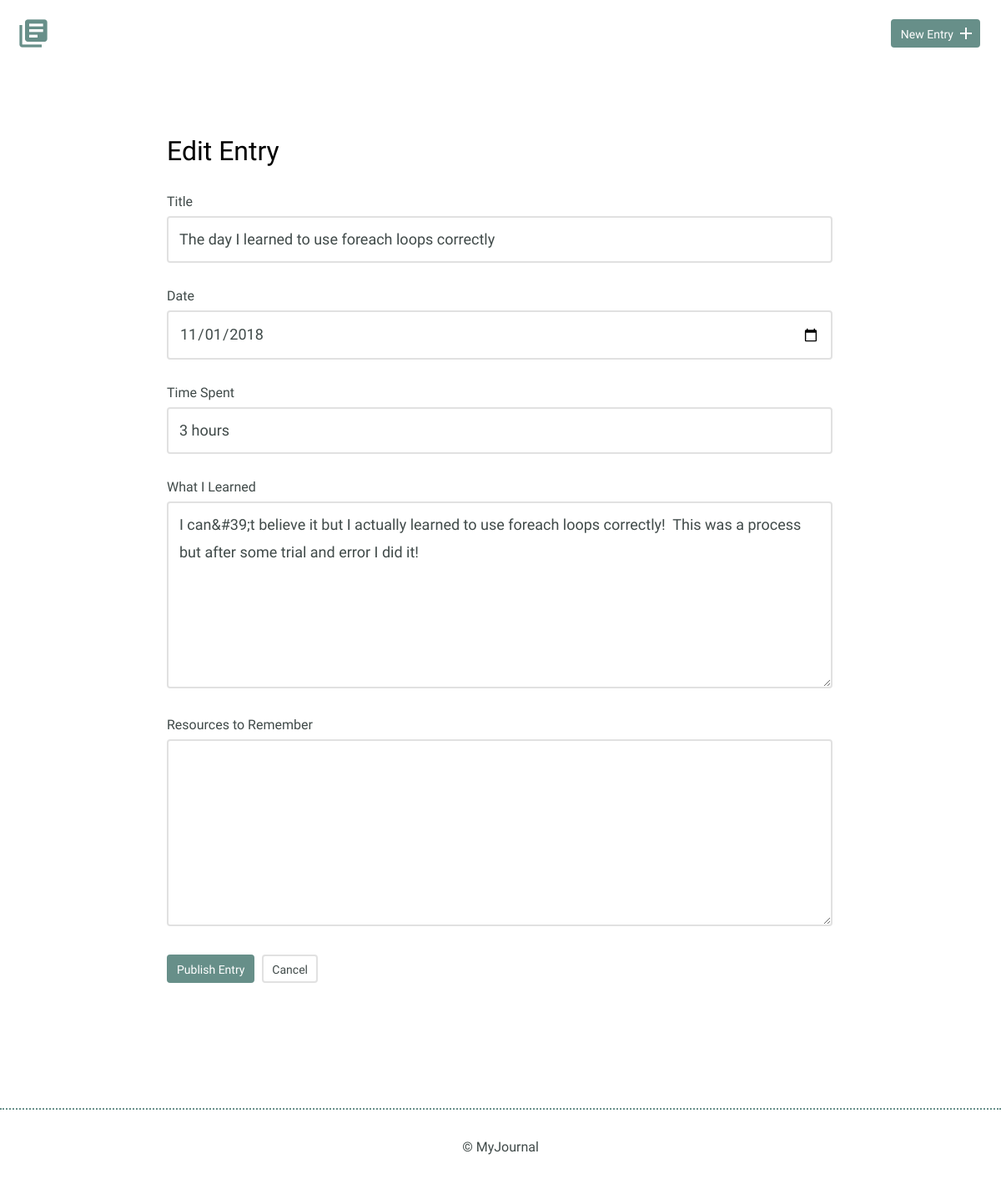
The page /edit.php?id=3 on the database its author committed.
### tables this page shows
CREATE TABLE "entries" (
	`id`	INTEGER,
	`title`	TEXT,
	`date`	TEXT,
	`time_spent`	INTEGER,
	`learned`	BLOB,
	`resources`	BLOB,
	PRIMARY KEY(`id`)
);

### inc/functions.php (called while the page is built, shortened)
<?php
function get_entry($id){
    include 'connection.php';
$sql = 'SELECT id,title,date,time_spent,learned,resources FROM entries WHERE id = ?';
try{
    $results = $db->prepare($sql);
    $results->bindValue(1, $id, PDO::PARAM_INT);
    $results->execute();
} catch (Exception $e) {
    echo "Error!: " . $e->getMessage() . "<br />";
    return false;
  }
return $results->fetch();
}

### edit.php (the view, shortened to what this page needs)
<?php
require 'inc/functions.php';
include 'inc/header.php';
$title = $date = $time_spent = $learned = $resources = $tag = " ";
$id = filter_input(INPUT_GET, 'id', FILTER_SANITIZE_NUMBER_INT);
if(isset($_GET['id'])){
    list($id,$title,$date,$time_spent,$learned,$resources) = get_entry(filter_input(INPUT_GET, 'id',
    FILTER_SANITIZE_NUMBER_INT));
}
?>
<!DOCTYPE html>
<html>
        <section>
            <div class="container">
                <div class="edit-entry">
                    <h2>Edit Entry</h2>
                      <form method="POST">
                          <label for="title">Title</label>
                          <input id="title" type="text" name="title" placeholder="Title" value= "<?php echo htmlspecialchars($title); ?>"><br>
                          <label for="date">Date</label>
                          <input id="date" type="date" name="date" placeholder="YYYY-MM-DD" value= "<?php echo htmlspecialchars($date); ?>"><br>
                          <label for="time-spent"> Time Spent</label>
                          <input id="time-spent" type="text" name="timeSpent" value= "<?php echo htmlspecialchars($time_spent); ?>"placeholder="1 hour" ><br>
                          <label for="what-i-learned">What I Learned</label>
                          <textarea id="what-i-learned" rows="5" name="whatILearned" placeholder="Today I learned..." value = ""><?php echo htmlspecialchars($learned); ?></textarea>
                          <label for="resources-to-remember">Resources to Remember</label>
                          <textarea id="resources-to-remember" rows="5" name="ResourcesToRemember" placeholder="Treehouse.com" value = ""><?php echo htmlspecialchars($resources); ?> </textarea>
                          <input type="submit" value="Publish Entry" class="button">
                          <a href="index.php" class="button button-secondary">Cancel</a>
                      </form>
                </div>
            </div>
        </section>
<?php include 'inc/footer.php'; ?>
</html>

### css/site.css (style rules this page uses)
body { font-size: 16px; color: #404a49; font-family: 'Cousine', serif; font-weight: 400; }
.container { margin: 0 auto; padding: 0 25px; }
.button { padding: 8px 10px 6px 10px; background: #678f89; border: 2px solid #678f89; border-radius: 4px; text-decoration: none; color: #FFF; position: relative; text-align: center; font-size: 14px; }
.button.button-secondary { background: #FFF; border: 2px solid #e1e1e1; color: #404a49; }
h1, h2, h3 { margin: 0; font-weight: 400; line-height: 1em; color: #000; }
h2 { font-size: 32px; }
.entry-list, .edit-entry, .new-entry { max-width: 800px; margin: 0 auto; padding: 70px 0 150px 0; }
.edit-entry h2, .new-entry h2 { margin-bottom: 35px; }
form label { display: block; margin-bottom: 8px; }
form input[type=text], form input[type=password], form input[type=date], form textarea { border: 2px solid #e1e1e1; font-size: 18px; line-height: 1.8em; padding:10px 13px; margin-bottom: 30px; border-radius: 4px; width: calc(100% - 32px); }
.edit-entry form textarea, .new-entry form textarea { min-height: 200px; }
input[type=submit] { margin-right: 5px; }

### rows shown on the page
entries: title "The day I learned to use foreach loops correctly", date "11/01/2018", timeSpent "3 hours", whatILearned "I can&#39;t believe it but I actually learned to use foreach loops correctly! This was a process but after some trial and error I did it!"
